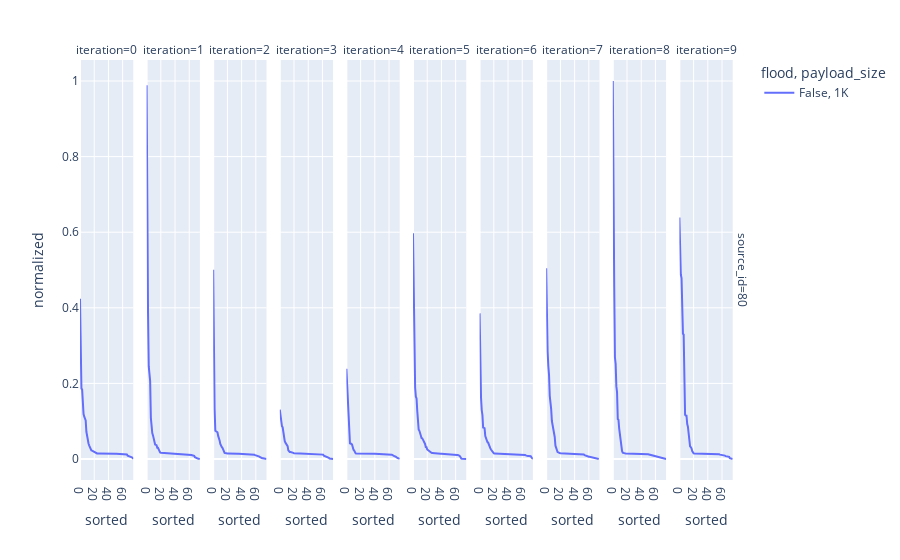

The code cell stored with this chart in its notebook:
### Code cell
fig = px.line(
    strain_df,
    x="sorted",
    y="normalized",
    color="flood",
    facet_col="unchanged_counter",
    facet_row="source_id",
    line_dash="payload_size"
)
fig

### Figure 1 — Plotly figure (JSON) as saved in the notebook; plotly's stock layout.template omitted (floating-point values rounded to 4 significant figures)
{"data": [{"hovertemplate": "flood=False<br>payload_size=1K<br>source_id=80<br>iteration=0<br>sorted=%{x}<br>normalized=%{y}<extra></extra>", "legendgroup": "False, 1K", "line": {"color": "#636efa", "dash": "solid"}, "marker": {"symbol": "circle"}, "mode": "lines", "name": "False, 1K", "orientation": "v", "showlegend": true, "type": "scatter", "x": [0, 1, 2, 3, 4, 5, 6, 7, 8, 9, 10, 11, 12, 13, 14, 15, 16, 17, 18, 19, 20, 21, 22, 23, 24, 25, 26, 27, 28, 29, 30, 31, 32, 33, 34, 35, 36, 37, 38, 39, 40, 41, 42, 43, 44, 45, 46, 47, 48, 49, 50, 51, 52, 53, 54, 55, 56, 57, 58, 59, 60, 61, 62, 63, 64, 65, 66, 67, 68, 69, 70, 71, 72, 73, 74, 75], "xaxis": "x", "y": [0.4242, 0.2204, 0.1865, 0.1841, 0.1199, 0.119, 0.1121, 0.1061, 0.1022, 0.07208, 0.05787, 0.04109, 0.04107, 0.0356, 0.03054, 0.02585, 0.02282, 0.02213, 0.02105, 0.01875, 0.01783, 0.01741, 0.01503, 0.01478, 0.01457, 0.01454, 0.01445, 0.01442, 0.01435, 0.0143, 0.01429, 0.01424, 0.01421, 0.0142, 0.01418, 0.01415, 0.01411, 0.01411, 0.01409, 0.01403, 0.01403, 0.01403, 0.01401, 0.01398, 0.01396, 0.01395, 0.01392, 0.01392, 0.01391, 0.0139, 0.01389, 0.01383, 0.0138, 0.01375, 0.0137, 0.01367, 0.01366, 0.01365, 0.01363, 0.01355, 0.01352, 0.01351, 0.01349, 0.01343, 0.01319, 0.01267, 0.01192, 0.008882, 0.008418, 0.007918, 0.006878, 0.006355, 0.00569, 0.004215, 0.003199, 0], "yaxis": "y"}, {"hovertemplate": "flood=False<br>payload_size=1K<br>source_id=80<br>iteration=1<br>sorted=%{x}<br>normalized=%{y}<extra></extra>", "legendgroup": "False, 1K", "line": {"color": "#636efa", "dash": "solid"}, "marker": {"symbol": "circle"}, "mode": "lines", "name": "False, 1K", "orientation": "v", "showlegend": false, "type": "scatter", "x": [0, 1, 2, 3, 4, 5, 6, 7, 8, 9, 10, 11, 12, 13, 14, 15, 16, 17, 18, 19, 20, 21, 22, 23, 24, 25, 26, 27, 28, 29, 30, 31, 32, 33, 34, 35, 36, 37, 38, 39, 40, 41, 42, 43, 44, 45, 46, 47, 48, 49, 50, 51, 52, 53, 54, 55, 56, 57, 58, 59, 60, 61, 62, 63, 64, 65, 66, 67, 68, 69, 70, 71, 72, 73, 74, 75], "xaxis": "x2", "y": [0.9887, 0.4268, 0.3886, 0.2456, 0.225, 0.206, 0.1089, 0.07323, 0.06873, 0.06246, 0.05438, 0.03903, 0.03818, 0.03732, 0.03652, 0.02955, 0.02949, 0.02535, 0.01861, 0.01725, 0.01677, 0.01666, 0.0153, 0.01507, 0.01491, 0.0149, 0.01484, 0.01476, 0.01465, 0.01465, 0.01458, 0.01457, 0.01456, 0.0145, 0.01448, 0.01447, 0.01439, 0.01438, 0.01434, 0.01434, 0.01425, 0.01424, 0.01422, 0.01419, 0.01417, 0.01415, 0.0141, 0.01403, 0.01402, 0.01399, 0.01395, 0.01386, 0.01386, 0.01353, 0.01344, 0.01323, 0.01298, 0.01288, 0.01277, 0.01254, 0.0119, 0.01151, 0.01106, 0.01077, 0.009699, 0.009346, 0.00856, 0.008414, 0.004695, 0.003237, 0.00254, 0.001849, 0.001054, 0.00086, 0.0006148, 0], "yaxis": "y2"}, {"hovertemplate": "flood=False<br>payload_size=1K<br>source_id=80<br>iteration=2<br>sorted=%{x}<br>normalized=%{y}<extra></extra>", "legendgroup": "False, 1K", "line": {"color": "#636efa", "dash": "solid"}, "marker": {"symbol": "circle"}, "mode": "lines", "name": "False, 1K", "orientation": "v", "showlegend": false, "type": "scatter", "x": [0, 1, 2, 3, 4, 5, 6, 7, 8, 9, 10, 11, 12, 13, 14, 15, 16, 17, 18, 19, 20, 21, 22, 23, 24, 25, 26, 27, 28, 29, 30, 31, 32, 33, 34, 35, 36, 37, 38, 39, 40, 41, 42, 43, 44, 45, 46, 47, 48, 49, 50, 51, 52, 53, 54, 55, 56, 57, 58, 59, 60, 61, 62, 63, 64, 65, 66, 67, 68, 69, 70, 71, 72, 73, 74, 75], "xaxis": "x3", "y": [0.5006, 0.1577, 0.1312, 0.07466, 0.07321, 0.0723, 0.07061, 0.06114, 0.04946, 0.04914, 0.03965, 0.03341, 0.03176, 0.02956, 0.02135, 0.02089, 0.01608, 0.01528, 0.01506, 0.01448, 0.01442, 0.01441, 0.01425, 0.01412, 0.01404, 0.01403, 0.01402, 0.014, 0.014, 0.01396, 0.01394, 0.0139, 0.01382, 0.01381, 0.0138, 0.01377, 0.01377, 0.01372, 0.01369, 0.01356, 0.01356, 0.0135, 0.01347, 0.01343, 0.01335, 0.01335, 0.01325, 0.01321, 0.0131, 0.01301, 0.01297, 0.01285, 0.01273, 0.01264, 0.0126, 0.01208, 0.01189, 0.01122, 0.01118, 0.01039, 0.009743, 0.009449, 0.009379, 0.008607, 0.007754, 0.00611, 0.004642, 0.002901, 0.00251, 0.001934, 0.001815, 0.00176, 0.001193, 0.001189, 0.001032, 0], "yaxis": "y3"}, {"hovertemplate": "flood=False<br>payload_size=1K<br>source_id=80<br>iteration=3<br>sorted=%{x}<br>normalized=%{y}<extra></extra>", "legendgroup": "False, 1K", "line": {"color": "#636efa", "dash": "solid"}, "marker": {"symbol": "circle"}, "mode": "lines", "name": "False, 1K", "orientation": "v", "showlegend": false, "type": "scatter", "x": [0, 1, 2, 3, 4, 5, 6, 7, 8, 9, 10, 11, 12, 13, 14, 15, 16, 17, 18, 19, 20, 21, 22, 23, 24, 25, 26, 27, 28, 29, 30, 31, 32, 33, 34, 35, 36, 37, 38, 39, 40, 41, 42, 43, 44, 45, 46, 47, 48, 49, 50, 51, 52, 53, 54, 55, 56, 57, 58, 59, 60, 61, 62, 63, 64, 65, 66, 67, 68, 69, 70, 71, 72, 73, 74, 75], "xaxis": "x4", "y": [0.1306, 0.1095, 0.09125, 0.08672, 0.08406, 0.06651, 0.05928, 0.04734, 0.04292, 0.03976, 0.03946, 0.0339, 0.02283, 0.01911, 0.0186, 0.01835, 0.01827, 0.01722, 0.01721, 0.01612, 0.01507, 0.01477, 0.01474, 0.01472, 0.01466, 0.01459, 0.01458, 0.01455, 0.01454, 0.01448, 0.01442, 0.01435, 0.01434, 0.01432, 0.01429, 0.01426, 0.01424, 0.01423, 0.01423, 0.01418, 0.01418, 0.01408, 0.01406, 0.01396, 0.0139, 0.01386, 0.01385, 0.01384, 0.01376, 0.01368, 0.01365, 0.01357, 0.01345, 0.01329, 0.01323, 0.01313, 0.01296, 0.01264, 0.01253, 0.01235, 0.01186, 0.01159, 0.00905, 0.008399, 0.007526, 0.006799, 0.006173, 0.004615, 0.004202, 0.003288, 0.001429, 0.0008576, 0.0006066, 0.0002983, 0.000246, 0], "yaxis": "y4"}, {"hovertemplate": "flood=False<br>payload_size=1K<br>source_id=80<br>iteration=4<br>sorted=%{x}<br>normalized=%{y}<extra></extra>", "legendgroup": "False, 1K", "line": {"color": "#636efa", "dash": "solid"}, "marker": {"symbol": "circle"}, "mode": "lines", "name": "False, 1K", "orientation": "v", "showlegend": false, "type": "scatter", "x": [0, 1, 2, 3, 4, 5, 6, 7, 8, 9, 10, 11, 12, 13, 14, 15, 16, 17, 18, 19, 20, 21, 22, 23, 24, 25, 26, 27, 28, 29, 30, 31, 32, 33, 34, 35, 36, 37, 38, 39, 40, 41, 42, 43, 44, 45, 46, 47, 48, 49, 50, 51, 52, 53, 54, 55, 56, 57, 58, 59, 60, 61, 62, 63, 64, 65, 66, 67, 68, 69, 70, 71, 72, 73, 74, 75], "xaxis": "x5", "y": [0.2389, 0.2011, 0.1288, 0.1139, 0.06437, 0.04126, 0.0406, 0.04056, 0.03767, 0.02657, 0.02446, 0.02242, 0.01628, 0.01489, 0.01474, 0.01464, 0.01462, 0.01457, 0.01452, 0.01448, 0.01448, 0.01444, 0.01444, 0.01443, 0.01439, 0.01438, 0.01437, 0.01433, 0.01427, 0.01426, 0.01419, 0.01418, 0.01418, 0.01416, 0.01415, 0.01414, 0.01409, 0.01409, 0.01405, 0.01403, 0.01403, 0.01395, 0.01393, 0.01393, 0.01392, 0.01388, 0.01385, 0.01385, 0.01384, 0.01381, 0.01361, 0.01356, 0.01346, 0.0134, 0.01336, 0.01324, 0.01323, 0.01313, 0.01306, 0.01302, 0.0126, 0.01256, 0.01222, 0.01209, 0.01108, 0.01037, 0.008554, 0.008149, 0.006933, 0.006489, 0.004501, 0.002524, 0.00246, 0.002101, 0.001946, 0], "yaxis": "y5"}, {"hovertemplate": "flood=False<br>payload_size=1K<br>source_id=80<br>iteration=5<br>sorted=%{x}<br>normalized=%{y}<extra></extra>", "legendgroup": "False, 1K", "line": {"color": "#636efa", "dash": "solid"}, "marker": {"symbol": "circle"}, "mode": "lines", "name": "False, 1K", "orientation": "v", "showlegend": false, "type": "scatter", "x": [0, 1, 2, 3, 4, 5, 6, 7, 8, 9, 10, 11, 12, 13, 14, 15, 16, 17, 18, 19, 20, 21, 22, 23, 24, 25, 26, 27, 28, 29, 30, 31, 32, 33, 34, 35, 36, 37, 38, 39, 40, 41, 42, 43, 44, 45, 46, 47, 48, 49, 50, 51, 52, 53, 54, 55, 56, 57, 58, 59, 60, 61, 62, 63, 64, 65, 66, 67, 68, 69, 70, 71, 72, 73, 74, 75], "xaxis": "x6", "y": [0.5972, 0.4394, 0.3244, 0.189, 0.1648, 0.1602, 0.1271, 0.08474, 0.07775, 0.0746, 0.06384, 0.06223, 0.0554, 0.05452, 0.05133, 0.04757, 0.04523, 0.03983, 0.03168, 0.03149, 0.02515, 0.02353, 0.02159, 0.01906, 0.01818, 0.01729, 0.01628, 0.01613, 0.01613, 0.01492, 0.0149, 0.01468, 0.01459, 0.01458, 0.01458, 0.01447, 0.01444, 0.01438, 0.01425, 0.01417, 0.01413, 0.01406, 0.01402, 0.01386, 0.01381, 0.01376, 0.01375, 0.01374, 0.01357, 0.01347, 0.01344, 0.01343, 0.01338, 0.01334, 0.01323, 0.01266, 0.01266, 0.01255, 0.01251, 0.01242, 0.01203, 0.0115, 0.0107, 0.0105, 0.01049, 0.009127, 0.007638, 0.001987, 0.001197, 0.0007761, 0.0004846, 0.0004576, 0.000439, 0.0004152, 0.0003491, 0], "yaxis": "y6"}, {"hovertemplate": "flood=False<br>payload_size=1K<br>source_id=80<br>iteration=6<br>sorted=%{x}<br>normalized=%{y}<extra></extra>", "legendgroup": "False, 1K", "line": {"color": "#636efa", "dash": "solid"}, "marker": {"symbol": "circle"}, "mode": "lines", "name": "False, 1K", "orientation": "v", "showlegend": false, "type": "scatter", "x": [0, 1, 2, 3, 4, 5, 6, 7, 8, 9, 10, 11, 12, 13, 14, 15, 16, 17, 18, 19, 20, 21, 22, 23, 24, 25, 26, 27, 28, 29, 30, 31, 32, 33, 34, 35, 36, 37, 38, 39, 40, 41, 42, 43, 44, 45, 46, 47, 48, 49, 50, 51, 52, 53, 54, 55, 56, 57, 58, 59, 60, 61, 62, 63, 64, 65, 66, 67, 68, 69, 70, 71, 72, 73, 74, 75], "xaxis": "x7", "y": [0.3852, 0.1847, 0.1628, 0.1295, 0.1158, 0.08311, 0.08278, 0.08156, 0.06088, 0.0537, 0.05237, 0.0446, 0.04357, 0.03642, 0.03569, 0.02853, 0.02492, 0.02208, 0.02131, 0.01715, 0.01492, 0.01485, 0.01477, 0.01462, 0.01446, 0.0144, 0.0144, 0.01435, 0.01428, 0.01427, 0.01413, 0.01396, 0.01393, 0.01389, 0.01389, 0.01383, 0.01379, 0.01364, 0.01356, 0.01351, 0.01345, 0.01342, 0.01342, 0.01342, 0.0134, 0.01338, 0.01336, 0.01332, 0.01319, 0.01314, 0.01312, 0.01307, 0.01307, 0.01307, 0.01306, 0.013, 0.01296, 0.01293, 0.01292, 0.01289, 0.01272, 0.0127, 0.01177, 0.01119, 0.01061, 0.009596, 0.008509, 0.00834, 0.007736, 0.007677, 0.007606, 0.007592, 0.007186, 0.003935, 0.0001816, 0], "yaxis": "y7"}, {"hovertemplate": "flood=False<br>payload_size=1K<br>source_id=80<br>iteration=7<br>sorted=%{x}<br>normalized=%{y}<extra></extra>", "legendgroup": "False, 1K", "line": {"color": "#636efa", "dash": "solid"}, "marker": {"symbol": "circle"}, "mode": "lines", "name": "False, 1K", "orientation": "v", "showlegend": false, "type": "scatter", "x": [0, 1, 2, 3, 4, 5, 6, 7, 8, 9, 10, 11, 12, 13, 14, 15, 16, 17, 18, 19, 20, 21, 22, 23, 24, 25, 26, 27, 28, 29, 30, 31, 32, 33, 34, 35, 36, 37, 38, 39, 40, 41, 42, 43, 44, 45, 46, 47, 48, 49, 50, 51, 52, 53, 54, 55, 56, 57, 58, 59, 60, 61, 62, 63, 64, 65, 66, 67, 68, 69, 70, 71, 72, 73, 74], "xaxis": "x8", "y": [0.5045, 0.3579, 0.2835, 0.2459, 0.222, 0.1671, 0.1538, 0.1322, 0.1004, 0.09007, 0.08841, 0.07732, 0.05828, 0.0352, 0.02757, 0.02135, 0.01836, 0.01761, 0.01599, 0.01578, 0.01544, 0.01537, 0.01488, 0.01463, 0.01441, 0.0144, 0.01439, 0.01429, 0.01424, 0.01422, 0.01409, 0.01401, 0.01397, 0.01395, 0.01395, 0.01388, 0.01384, 0.01382, 0.01382, 0.01366, 0.01362, 0.01358, 0.01354, 0.01334, 0.01331, 0.01316, 0.01315, 0.01284, 0.01272, 0.01253, 0.01246, 0.01203, 0.01177, 0.01163, 0.009981, 0.008973, 0.008856, 0.008504, 0.007433, 0.006825, 0.00613, 0.006088, 0.005713, 0.005667, 0.004666, 0.003488, 0.003381, 0.002682, 0.002246, 0.00215, 0.001279, 0.001262, 0.0005898, 0.0001858, 0], "yaxis": "y8"}, {"hovertemplate": "flood=False<br>payload_size=1K<br>source_id=80<br>iteration=8<br>sorted=%{x}<br>normalized=%{y}<extra></extra>", "legendgroup": "False, 1K", "line": {"color": "#636efa", "dash": "solid"}, "marker": {"symbol": "circle"}, "mode": "lines", "name": "False, 1K", "orientation": "v", "showlegend": false, "type": "scatter", "x": [0, 1, 2, 3, 4, 5, 6, 7, 8, 9, 10, 11, 12, 13, 14, 15, 16, 17, 18, 19, 20, 21, 22, 23, 24, 25, 26, 27, 28, 29, 30, 31, 32, 33, 34, 35, 36, 37, 38, 39, 40, 41, 42, 43, 44, 45, 46, 47, 48, 49, 50, 51, 52, 53, 54, 55, 56, 57, 58, 59, 60, 61, 62, 63, 64, 65, 66, 67, 68, 69, 70, 71, 72, 73, 74, 75], "xaxis": "x9", "y": [1, 0.5723, 0.4567, 0.2691, 0.2517, 0.1928, 0.1761, 0.1057, 0.1037, 0.08046, 0.06182, 0.05224, 0.02204, 0.02138, 0.01649, 0.01515, 0.01506, 0.01492, 0.01472, 0.0147, 0.01466, 0.01445, 0.01442, 0.0144, 0.01433, 0.01431, 0.01428, 0.01415, 0.01404, 0.01404, 0.01403, 0.01403, 0.01396, 0.01395, 0.01392, 0.01387, 0.01386, 0.01375, 0.01374, 0.01367, 0.0136, 0.01353, 0.01348, 0.01347, 0.01347, 0.0133, 0.01328, 0.01273, 0.01259, 0.01251, 0.01239, 0.01166, 0.01117, 0.01085, 0.0104, 0.009828, 0.009693, 0.008944, 0.008058, 0.007961, 0.007861, 0.007348, 0.007224, 0.007007, 0.006816, 0.005869, 0.004776, 0.004238, 0.003595, 0.002388, 0.001923, 0.001858, 0.0007781, 0.0003278, 0.0003146, 0], "yaxis": "y9"}, {"hovertemplate": "flood=False<br>payload_size=1K<br>source_id=80<br>iteration=9<br>sorted=%{x}<br>normalized=%{y}<extra></extra>", "legendgroup": "False, 1K", "line": {"color": "#636efa", "dash": "solid"}, "marker": {"symbol": "circle"}, "mode": "lines", "name": "False, 1K", "orientation": "v", "showlegend": false, "type": "scatter", "x": [0, 1, 2, 3, 4, 5, 6, 7, 8, 9, 10, 11, 12, 13, 14, 15, 16, 17, 18, 19, 20, 21, 22, 23, 24, 25, 26, 27, 28, 29, 30, 31, 32, 33, 34, 35, 36, 37, 38, 39, 40, 41, 42, 43, 44, 45, 46, 47, 48, 49, 50, 51, 52, 53, 54, 55, 56, 57, 58, 59, 60, 61, 62, 63, 64, 65, 66, 67, 68, 69, 70, 71, 72, 73, 74, 75], "xaxis": "x10", "y": [0.639, 0.5321, 0.4881, 0.4784, 0.3334, 0.331, 0.3293, 0.1462, 0.1171, 0.1151, 0.1148, 0.09226, 0.08532, 0.06804, 0.0393, 0.03344, 0.03118, 0.02828, 0.02095, 0.01499, 0.01489, 0.01469, 0.01465, 0.01464, 0.0145, 0.01449, 0.01449, 0.01447, 0.01443, 0.01441, 0.01439, 0.01435, 0.01429, 0.01427, 0.01427, 0.01415, 0.01413, 0.0141, 0.01409, 0.01408, 0.01405, 0.01399, 0.01397, 0.01395, 0.0139, 0.01388, 0.01386, 0.01384, 0.01382, 0.01372, 0.01359, 0.01342, 0.01342, 0.01337, 0.01325, 0.01281, 0.01227, 0.01147, 0.01126, 0.0107, 0.01038, 0.009859, 0.009536, 0.00953, 0.008984, 0.007454, 0.0073, 0.006895, 0.006428, 0.00631, 0.005641, 0.001994, 0.001571, 0.001013, 0.0002056, 0], "yaxis": "y10"}], "layout": {"annotations": [{"font": {}, "showarrow": false, "text": "iteration=0", "x": 0.04, "xanchor": "center", "xref": "paper", "y": 1, "yanchor": "bottom", "yref": "paper"}, {"font": {}, "showarrow": false, "text": "iteration=1", "x": 0.14, "xanchor": "center", "xref": "paper", "y": 1, "yanchor": "bottom", "yref": "paper"}, {"font": {}, "showarrow": false, "text": "iteration=2", "x": 0.24, "xanchor": "center", "xref": "paper", "y": 1, "yanchor": "bottom", "yref": "paper"}, {"font": {}, "showarrow": false, "text": "iteration=3", "x": 0.34, "xanchor": "center", "xref": "paper", "y": 1, "yanchor": "bottom", "yref": "paper"}, {"font": {}, "showarrow": false, "text": "iteration=4", "x": 0.44, "xanchor": "center", "xref": "paper", "y": 1, "yanchor": "bottom", "yref": "paper"}, {"font": {}, "showarrow": false, "text": "iteration=5", "x": 0.54, "xanchor": "center", "xref": "paper", "y": 1, "yanchor": "bottom", "yref": "paper"}, {"font": {}, "showarrow": false, "text": "iteration=6", "x": 0.64, "xanchor": "center", "xref": "paper", "y": 1, "yanchor": "bottom", "yref": "paper"}, {"font": {}, "showarrow": false, "text": "iteration=7", "x": 0.74, "xanchor": "center", "xref": "paper", "y": 1, "yanchor": "bottom", "yref": "paper"}, {"font": {}, "showarrow": false, "text": "iteration=8", "x": 0.84, "xanchor": "center", "xref": "paper", "y": 1, "yanchor": "bottom", "yref": "paper"}, {"font": {}, "showarrow": false, "text": "iteration=9", "x": 0.94, "xanchor": "center", "xref": "paper", "y": 1, "yanchor": "bottom", "yref": "paper"}, {"font": {}, "showarrow": false, "text": "source_id=80", "textangle": 90, "x": 0.98, "xanchor": "left", "xref": "paper", "y": 0.5, "yanchor": "middle", "yref": "paper"}], "legend": {"title": {"text": "flood, payload_size"}, "tracegroupgap": 0}, "margin": {"t": 60}, "xaxis": {"anchor": "y", "domain": [0, 0.08], "title": {"text": "sorted"}}, "xaxis10": {"anchor": "y10", "domain": [0.9, 0.98], "matches": "x", "title": {"text": "sorted"}}, "xaxis2": {"anchor": "y2", "domain": [0.1, 0.18], "matches": "x", "title": {"text": "sorted"}}, "xaxis3": {"anchor": "y3", "domain": [0.2, 0.28], "matches": "x", "title": {"text": "sorted"}}, "xaxis4": {"anchor": "y4", "domain": [0.3, 0.38], "matches": "x", "title": {"text": "sorted"}}, "xaxis5": {"anchor": "y5", "domain": [0.4, 0.48], "matches": "x", "title": {"text": "sorted"}}, "xaxis6": {"anchor": "y6", "domain": [0.5, 0.58], "matches": "x", "title": {"text": "sorted"}}, "xaxis7": {"anchor": "y7", "domain": [0.6, 0.68], "matches": "x", "title": {"text": "sorted"}}, "xaxis8": {"anchor": "y8", "domain": [0.7, 0.78], "matches": "x", "title": {"text": "sorted"}}, "xaxis9": {"anchor": "y9", "domain": [0.8, 0.88], "matches": "x", "title": {"text": "sorted"}}, "yaxis": {"anchor": "x", "domain": [0, 1], "title": {"text": "normalized"}}, "yaxis10": {"anchor": "x10", "domain": [0, 1], "matches": "y", "showticklabels": false}, "yaxis2": {"anchor": "x2", "domain": [0, 1], "matches": "y", "showticklabels": false}, "yaxis3": {"anchor": "x3", "domain": [0, 1], "matches": "y", "showticklabels": false}, "yaxis4": {"anchor": "x4", "domain": [0, 1], "matches": "y", "showticklabels": false}, "yaxis5": {"anchor": "x5", "domain": [0, 1], "matches": "y", "showticklabels": false}, "yaxis6": {"anchor": "x6", "domain": [0, 1], "matches": "y", "showticklabels": false}, "yaxis7": {"anchor": "x7", "domain": [0, 1], "matches": "y", "showticklabels": false}, "yaxis8": {"anchor": "x8", "domain": [0, 1], "matches": "y", "showticklabels": false}, "yaxis9": {"anchor": "x9", "domain": [0, 1], "matches": "y", "showticklabels": false}}}
